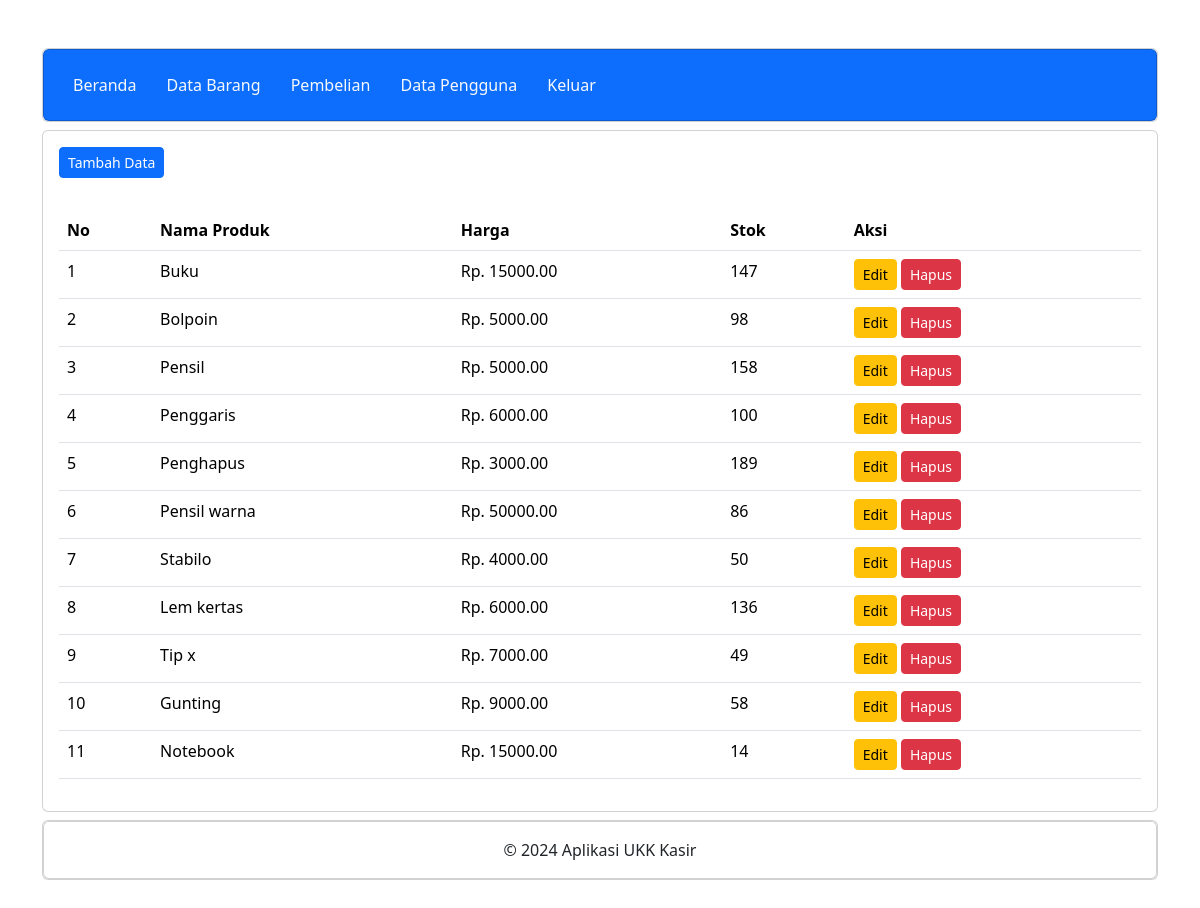
Page /administrator/data_barang.php (signed in) on the committed database.
### tables this page shows
CREATE TABLE `produk` (
  `ProdukID` int(11) NOT NULL,
  `NamaProduk` varchar(255) NOT NULL,
  `Harga` decimal(10,2) NOT NULL,
  `Stok` int(11) NOT NULL
);

### administrator/data_barang.php (the view, shortened to what this page needs)
<?php
include "header.php";
include "navbar.php";
?>
<div class="card mt-2">
	<div class="card-body">
		<button type="button" class="btn btn-primary btn-sm" data-bs-toggle="modal" data-bs-target="#tambah-data">
			Tambah Data
		</button>
	</div>
	<div class="card-body">
		<table class="table">
			<thead>
				<tr>
					<th>No</th>
					<th>Nama Produk</th>
					<th>Harga</th>
					<th>Stok</th>
					<th>Aksi</th>
				</tr>
			</thead>
			<tbody>
				<?php
				include '../koneksi.php';
				$no = 1;
				$data = mysqli_query($koneksi,"SELECT * FROM produk WHERE ProdukID > 1;");
				while($d = mysqli_fetch_array($data)){
					?>
					<tr>
						<td><?php echo $no++; ?></td>
						<td><?php echo $d['NamaProduk']; ?></td>
						<td>Rp. <?php echo $d['Harga']; ?></td>
						<td><?php echo $d['Stok']; ?></td>
						<td>
							<button type="button" class="btn btn-warning btn-sm" data-bs-toggle="modal" data-bs-target="#edit-data<?php echo $d['ProdukID']; ?>">
								Edit
							</button>
							<button type="button" class="btn btn-danger btn-sm" data-bs-toggle="modal" data-bs-target="#hapus-data<?php echo $d['ProdukID']; ?>">
								Hapus
							</button>
						</td>
					</tr>
				<?php } ?>
			</tbody>
		</table>
	</div>
</div>
<?php
include "footer.php";
?>

### administrator/header.php (shortened to what this page needs)
<!DOCTYPE html>
<html>
<head>
	<link href="https://cdn.jsdelivr.net/npm/bootstrap@5.3.2/dist/css/bootstrap.min.css" rel="stylesheet">
</head>
<body>
	<div class="container">
		<div class="content">

### administrator/navbar.php
<div class="card mt-5">
	<div class="card bg-succes bg-primary">
	<div class="card-body">
		<a href="index.php" class="btn text-light">Beranda</a>
		<a href="data_barang.php" class="btn text-light">Data Barang</a>
		<a href="pembelian.php" class="btn text-light">Pembelian</a>
		<a href="data_pengguna.php" class="btn text-light">Data Pengguna</a>
		<a href="../logout.php" class="btn text-light">Keluar</a>
	</div>
</div>
</div>

### administrator/footer.php (shortened to what this page needs)
<div class="card mt-2 mb-5">
	<div class="card">
		<div class="card-body text-center">
			&copy; 2024 Aplikasi UKK Kasir
		</div>
	</div>
</div>
</div>
</div>
</body>
</html>

### rows in the picture
produk: NamaProduk "Buku", Harga "15000.00", Stok "147"
produk: NamaProduk "Bolpoin", Harga "5000.00", Stok "98"
produk: NamaProduk "Pensil", Harga "5000.00", Stok "158"
produk: NamaProduk "Penggaris", Harga "6000.00", Stok "100"
produk: NamaProduk "Penghapus", Harga "3000.00", Stok "189"
produk: NamaProduk "Pensil warna", Harga "50000.00", Stok "86"
produk: NamaProduk "Stabilo", Harga "4000.00", Stok "50"
produk: NamaProduk "Lem kertas", Harga "6000.00", Stok "136"
produk: NamaProduk "Tip x", Harga "7000.00", Stok "49"
produk: NamaProduk "Gunting", Harga "9000.00", Stok "58"
produk: NamaProduk "Notebook", Harga "15000.00", Stok "14"
